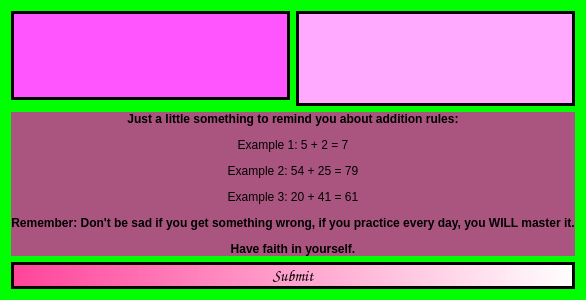
<?xml version="1.0" encoding="UTF-8"?>
<ui version="4.0">
 <class>g1C_addition</class>
 <widget class="QDialog" name="g1C_addition">
  <property name="geometry">
   <rect>
    <x>0</x>
    <y>0</y>
    <width>544</width>
    <height>300</height>
   </rect>
  </property>
  <property name="windowTitle">
   <string>Dialog</string>
  </property>
  <property name="styleSheet">
   <string notr="true">background-color: rgb(0, 255, 0);</string>
  </property>
  <layout class="QGridLayout" name="gridLayout">
   <item row="3" column="0" colspan="2">
    <widget class="QPushButton" name="pushButton">
     <property name="font">
      <font>
       <family>Comic Sans MS</family>
       <pointsize>12</pointsize>
       <weight>9</weight>
       <italic>false</italic>
       <bold>false</bold>
      </font>
     </property>
     <property name="styleSheet">
      <string notr="true">background-color: qlineargradient(spread:pad, x1:0, y1:0, x2:1, y2:0, stop:0 rgba(255, 68, 154, 255), stop:1 rgba(255, 255, 255, 255));;

border: 3px solid black;
font: 75 12pt &quot;Comic Sans MS&quot;;</string>
     </property>
     <property name="text">
      <string>Submit</string>
     </property>
    </widget>
   </item>
   <item row="0" column="0">
    <widget class="QLabel" name="label">
     <property name="sizePolicy">
      <sizepolicy hsizetype="Expanding" vsizetype="Expanding">
       <horstretch>0</horstretch>
       <verstretch>0</verstretch>
      </sizepolicy>
     </property>
     <property name="styleSheet">
      <string notr="true">font: 12pt &quot;Comic Sans MS&quot;;
border: 3px solid black;
qproperty-alignment: AlignCenter;
background-color: rgb(255, 85, 255);</string>
     </property>
     <property name="text">
      <string>&lt;html&gt;&lt;head/&gt;&lt;body&gt;&lt;p&gt;&lt;br/&gt;&lt;/p&gt;&lt;/body&gt;&lt;/html&gt;</string>
     </property>
    </widget>
   </item>
   <item row="0" column="1" rowspan="2">
    <widget class="QLineEdit" name="lineEdit">
     <property name="sizePolicy">
      <sizepolicy hsizetype="Expanding" vsizetype="Expanding">
       <horstretch>0</horstretch>
       <verstretch>0</verstretch>
      </sizepolicy>
     </property>
     <property name="styleSheet">
      <string notr="true">font: 12pt &quot;Comic Sans MS&quot;;
border: 3px solid black;
qproperty-alignment: AlignCenter;
background-color: rgb(255, 170, 255);</string>
     </property>
    </widget>
   </item>
   <item row="2" column="0" colspan="2">
    <widget class="QLabel" name="label_2">
     <property name="sizePolicy">
      <sizepolicy hsizetype="Expanding" vsizetype="Expanding">
       <horstretch>0</horstretch>
       <verstretch>0</verstretch>
      </sizepolicy>
     </property>
     <property name="styleSheet">
      <string notr="true">font: 75 12pt &quot;Comic Sans MS&quot;;
background-color: rgb(170, 85, 127);</string>
     </property>
     <property name="text">
      <string>&lt;html&gt;&lt;head/&gt;&lt;body&gt;&lt;p align=&quot;center&quot;&gt;&lt;span style=&quot; font-weight:600;&quot;&gt;Just a little something to remind you about addition rules:&lt;/span&gt;&lt;/p&gt;&lt;p align=&quot;center&quot;&gt;Example 1: 5 + 2 = 7&lt;/p&gt;&lt;p align=&quot;center&quot;&gt;Example 2: 54 + 25 = 79&lt;/p&gt;&lt;p align=&quot;center&quot;&gt;Example 3: 20 + 41 = 61&lt;/p&gt;&lt;p align=&quot;center&quot;&gt;&lt;span style=&quot; font-weight:600;&quot;&gt;Remember: Don't be sad if you get something wrong, if you practice every day, you WILL master it.&lt;/span&gt;&lt;/p&gt;&lt;p align=&quot;center&quot;&gt;&lt;span style=&quot; font-weight:600;&quot;&gt;Have faith in yourself.&lt;/span&gt;&lt;/p&gt;&lt;/body&gt;&lt;/html&gt;</string>
     </property>
    </widget>
   </item>
  </layout>
 </widget>
 <resources/>
 <connections/>
</ui>
